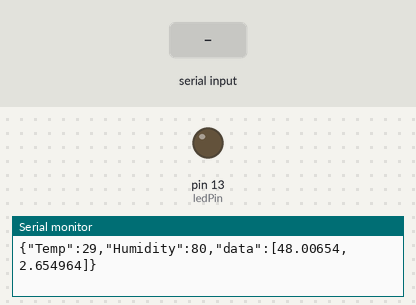
The sketch below on a simulated Arduino Uno, built with avr-gcc and run on an emulated ATmega328P. Shown: output pins drawn as LEDs (lit = HIGH), the last lines printed to the serial monitor. Inputs (shaded band) come from the test bench.

Above: at 1.2 s.
1.3 s: "1" received over Serial
At 3.0 s:
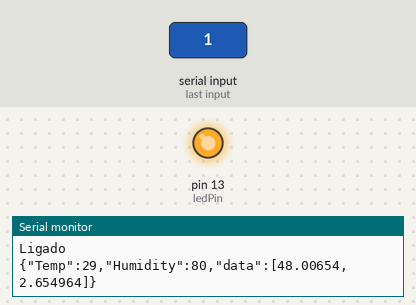
3.5 s: "2" received over Serial
At 4.7 s:
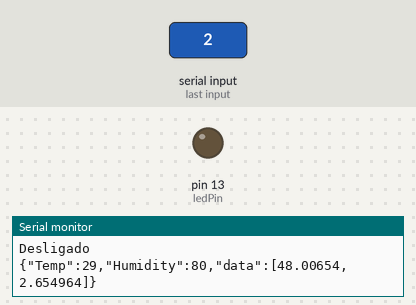
Timing chart, 0 to 6.5 s (numbered marks = the images above; inputs shaded):
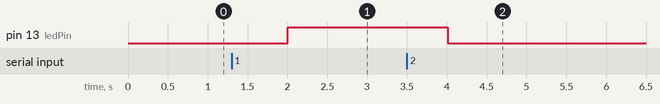

Measured:
- after the input at 1.3 s, pin 13 (ledPin): LOW → HIGH after 0.71 s
- after the input at 3.5 s, pin 13 (ledPin): HIGH → LOW after 0.52 s

The sketch:

arduino-teste.ino
```cpp
#include<ArduinoJson.h>

int ledPin = 13;

void setup() {
  Serial.begin(9600);
  pinMode(ledPin, OUTPUT);
  Serial.println("Arduino ON");
  //serializeJsonPretty(doc, Serial);
}

void loop() {
  if(Serial.available()){

    char value = Serial.read();
    switch (value){
      case '1':
      digitalWrite(ledPin, HIGH);
      Serial.println("Ligado");
      break;
      case '2':
      digitalWrite(ledPin, LOW);
      Serial.println("Desligado");
      break;
    }

  }
  unsigned currentMillis = millis();
  while(!Serial) continue;
  StaticJsonDocument<200> doc;
  doc["Temp"] = 29;
  doc["Humidity"] = 80;
  JsonArray data = doc.createNestedArray("data");
  data.add(48.00654);
  data.add(2.654964);
  serializeJson(doc, Serial);
  Serial.println();
  delay(1000);

}
```
